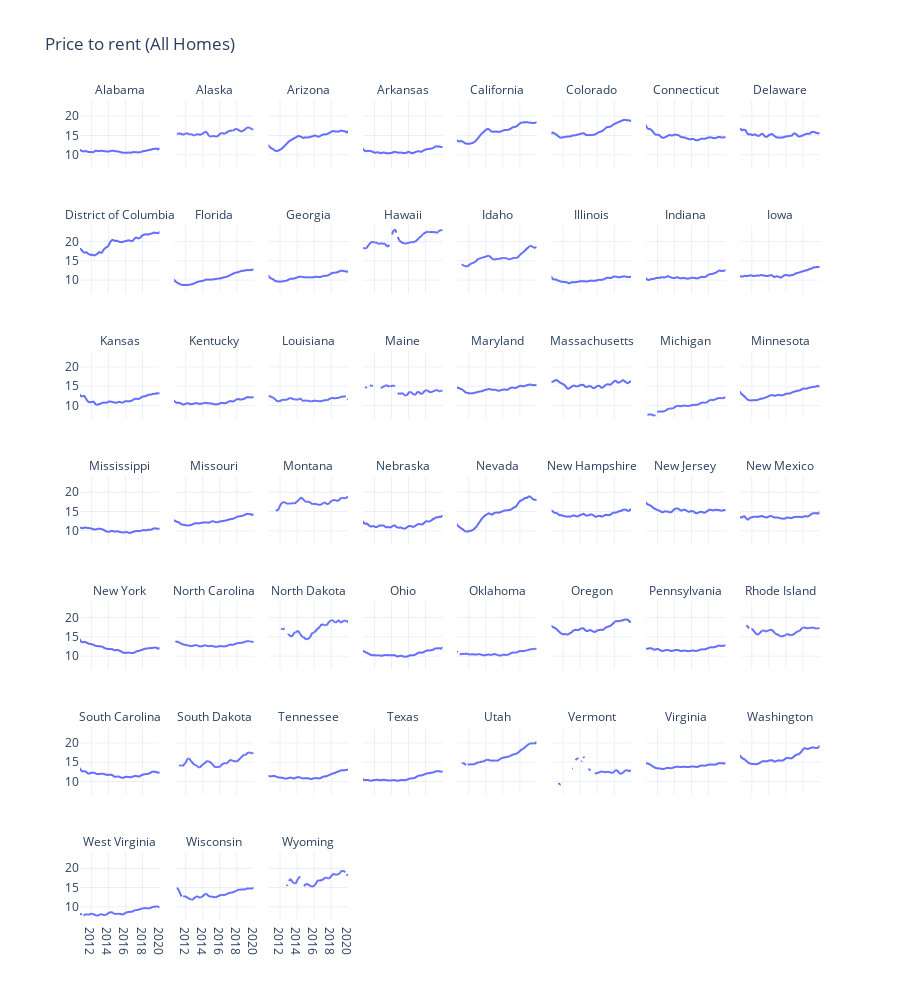

Write notebook code for a chart like this one.
### Markdown cell above
### Price to rent time series - all homes

### Code cell
fig = px.line(pricerent.sort_values(by=['RegionName', 'Date']),
              x="Date", 
              y="pricerent",
              facet_col='RegionName', 
              facet_col_wrap=8,
              title='Price to rent (All Homes)',
              template="plotly_white",
              labels= {'RegionName':'',
                       'Date':'',
                      'pricerent':''},
              height=1000)

# Show only values on facet labels
fig.for_each_annotation(lambda a: a.update(text=a.text.replace("=", "")))
fig.show()
